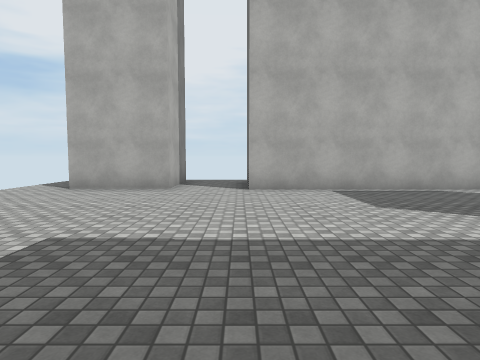
view 1 (above)

24 first-person views from a walk through a scene from a Unity 3-D project. The camera is 1.4 m above the floor, tilts 4° down and sees 75° across. The floor is counted in squares, 2 m on a side. Each view is taken from the middle of a square. On the plan, view 1 faces up. The plan holds only what a view shows up to about 10 squares ahead; the rest is blank. The place goes on beyond the plan. Surface patterns are stand-ins for the level's own textures.

view 2
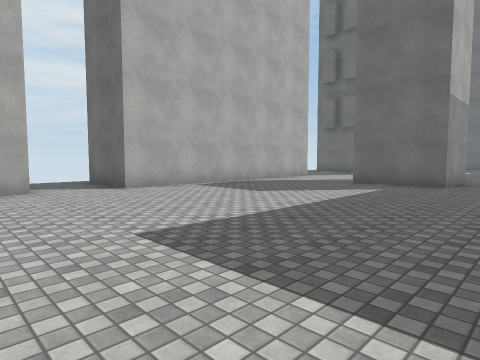

view 3
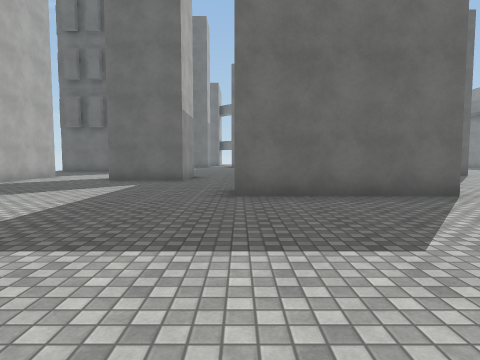

view 4
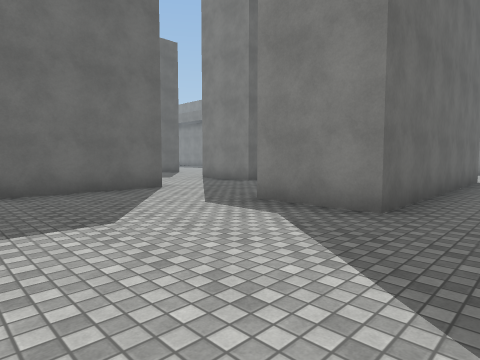

view 5
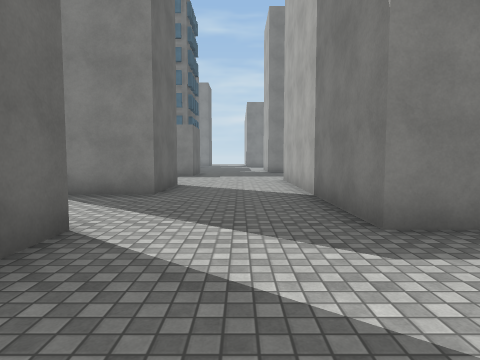

view 6
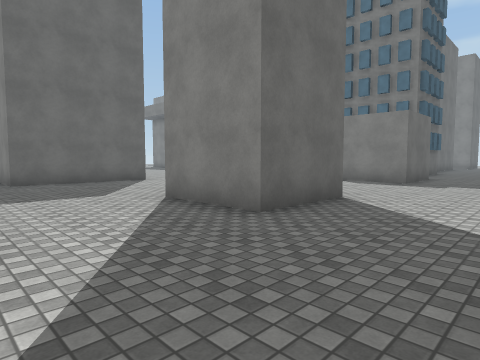

view 7
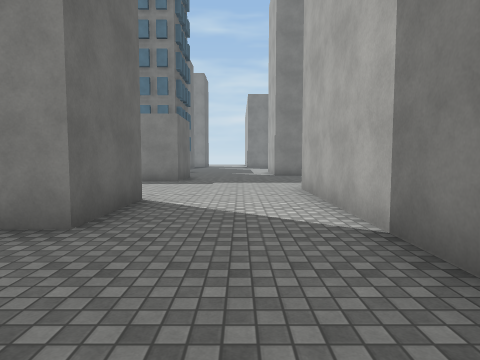

view 8
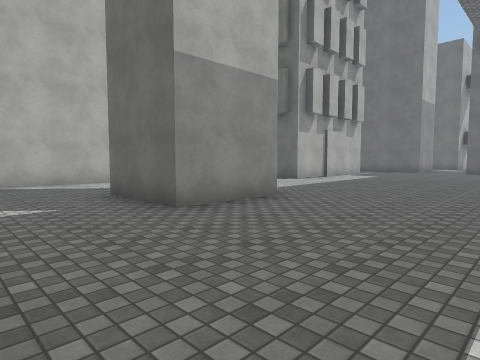

view 9
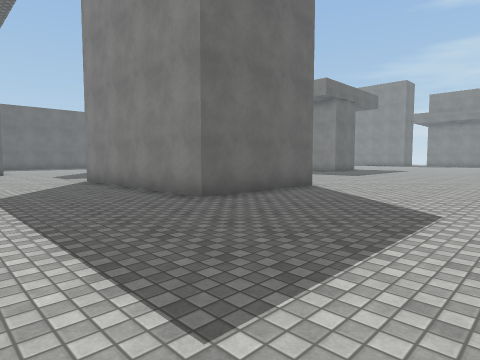

view 10
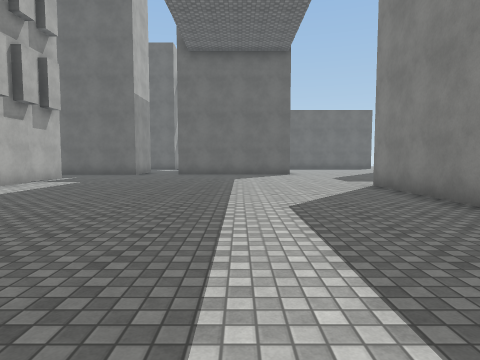

view 11
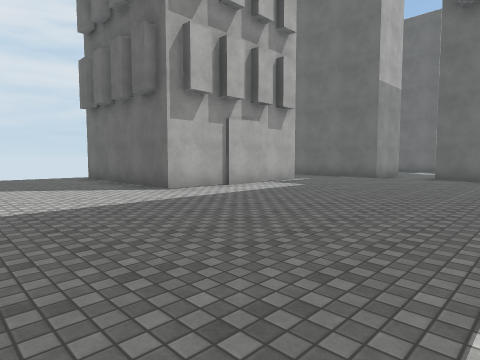

view 12
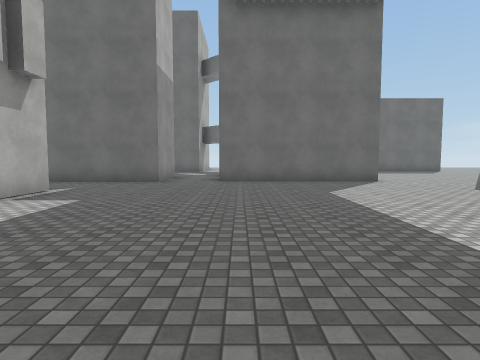

view 13
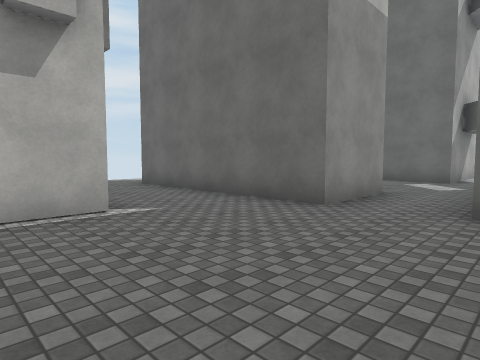

view 14
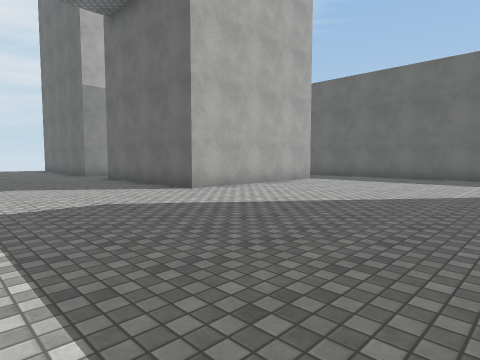

view 15
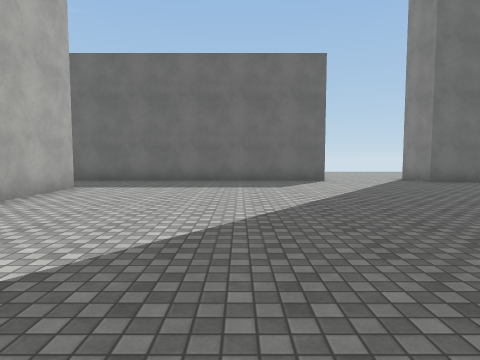

view 16
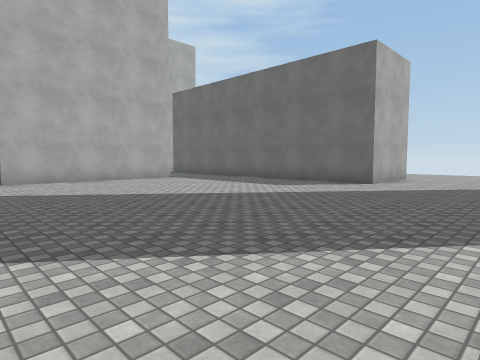

view 17
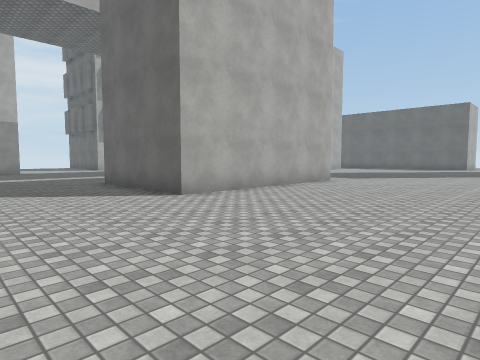

view 18
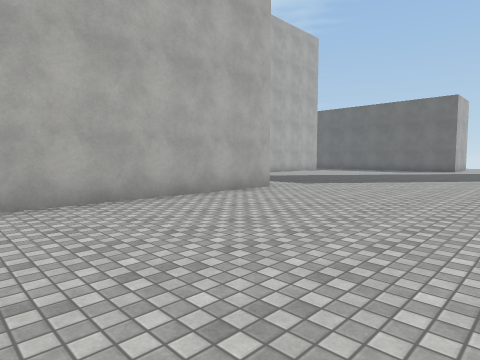

view 19
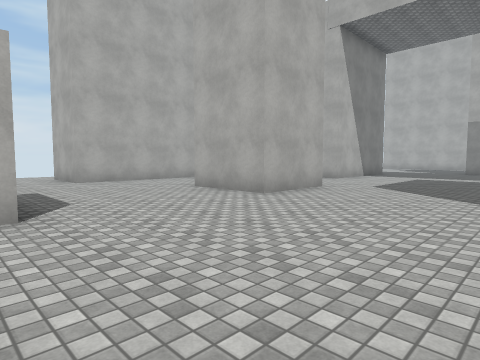

view 20
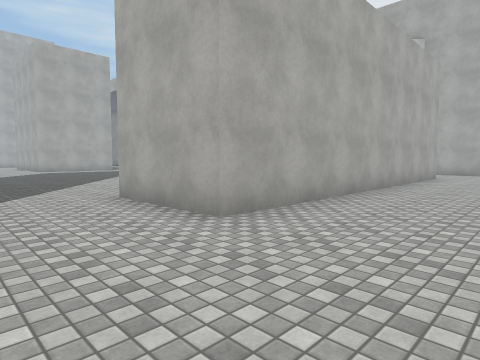

view 21
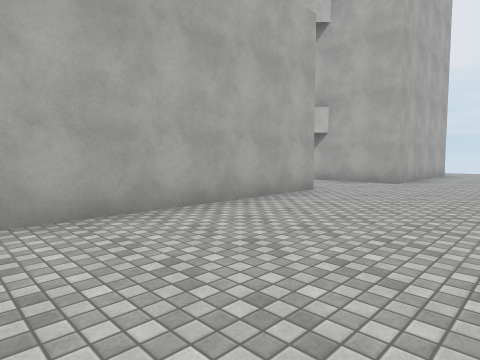

view 22
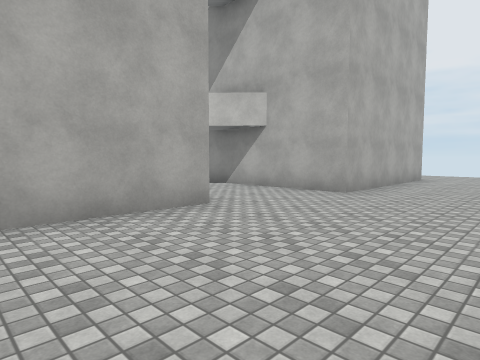

view 23
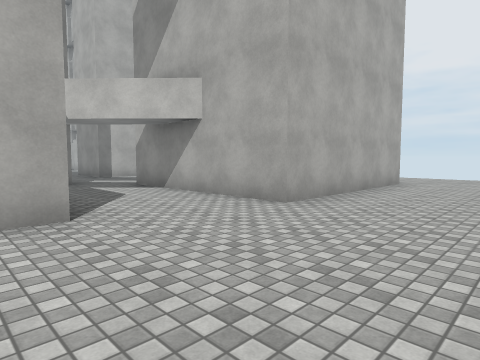

view 24
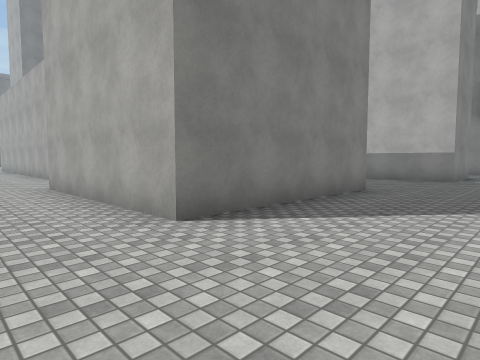

### Floor plan
Key: @ floor where view 1 was taken; # wall or solid block; . floor; B building.
Columns run from 5 left of view 1 to 33 right of it. Each row starts with its distance up from view 1.
 10     ..                           .....
  9    #..#        ..B      .. ...........
  8    #..#       ...B     ..##...........
  7 ..##..####### ...B     ..##...BBBBBB..
  6 ............  ...B    ...##..      B..
  5  ...........  ...B   B...#         B..
  4   .........#  ...BBBBB...#    B    B..
  3   .........#  ...........##...B    B..
  2   .........##.................BBBBBB...
  1   .....................................
  0 .....@.#.................#   #.........
 -1 .......#.................#        #....
 -2 .......#.................#        #....
 -3 .......# ................#     .###....
 -4 ..##.....................#####..###....
 -5  .##............................###....
 -6  .##..........######............###....
 -7  .##...###....#     ............###....
 -8  .##...###....#     ............###..
 -9  .##...###....######............###...
-10  .##............................###...
-11   ##..................................
-12   ....................................
-13    ...................................
-14    ....###........     ..... ..##

Positions as (right, up) in squares from view 1, and headings:
1: (0, 0), facing up
2: (-3, 0), facing up-right
3: (-4, 0), facing right
4: (-5, 0), facing down-right
5: (0, -1), facing down
6: (-1, -4), facing down-right
7: (0, -4), facing down
8: (3, -2), facing up-right
9: (4, -2), facing down-right
10: (6, -2), facing right
11: (8, -2), facing up-right
12: (10, 0), facing right
13: (15, 0), facing up-right
14: (15, -10), facing up-right
15: (17, -8), facing right
16: (18, -14), facing up-right
17: (5, -14), facing up-right
18: (8, -14), facing up-right
19: (8, -14), facing up-left
20: (32, -13), facing up-left
21: (33, -7), facing up-left
22: (33, -4), facing up-left
23: (33, -2), facing up-left
24: (32, 10), facing down-left
